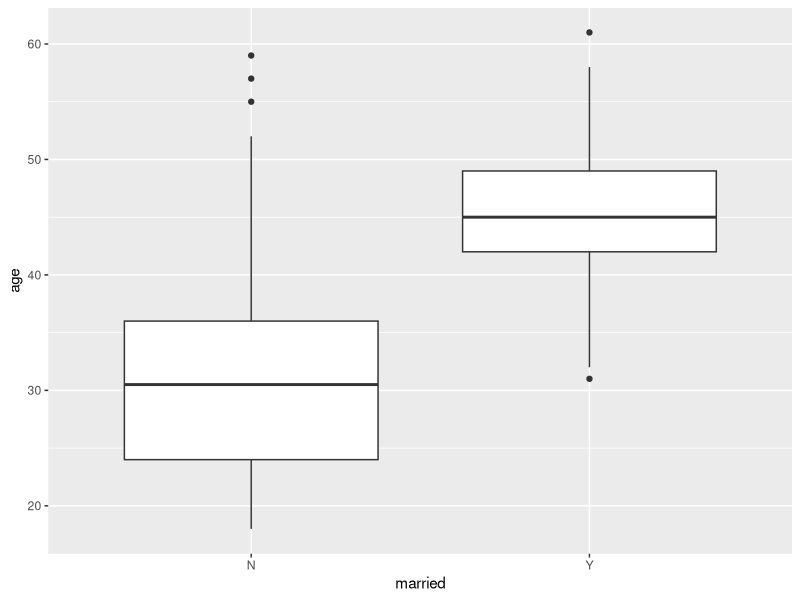
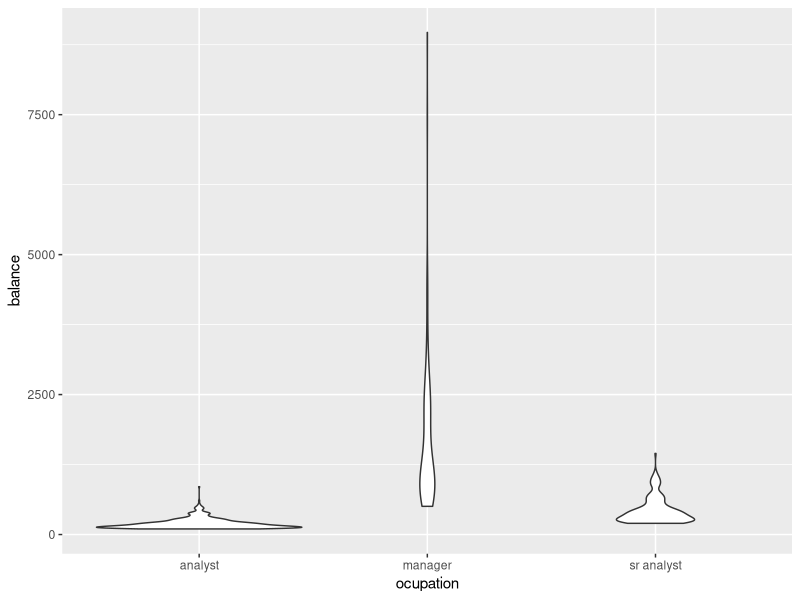

The R script that drew these images, in order:
## ---- chunk 1
knitr::opts_chunk$set(echo = TRUE, warning = FALSE, message = FALSE)
## ---- chunk 2
library(dplyr)
library(ggplot2)
## ---- chunk 3
k <- 7
married <- sample(c("Y","N"),k,replace=T)

data <- data.frame(id=1:k,married)

data %>% mutate(
  age=ifelse(married=="Y",rnorm(k,45,10),rnorm(k,30,10)) %>% pmax(18) %>% round()
)

## ---- chunk 4
k <- 1000
married <- sample(c("Y","N"),k,replace=T)

data <- data.frame(id=1:k,married)

data %>% mutate(
  age=ifelse(married=="Y",rnorm(k,45,5),rnorm(k,30,10)) %>% 
    pmax(18) %>% 
    round()
    ) %>% 
  ggplot(aes(x=married,y=age))+geom_boxplot()
## ---- chunk 5
k <- 1000

ocupation <- sample(c("analyst","manager","sr analyst"),k,replace=T,prob=c(10,2,3))

data <- data.frame(id=1:k,ocupation)

data <- data %>% mutate(balance=case_when(
  ocupation=="analyst" ~ 100+rexp(k,0.01),
  ocupation=="sr analyst" ~ 200+rexp(k,0.005),
  TRUE ~ 500+rexp(k,0.001) #this is the else case
))

#Check the average balance per group
data %>% 
  ggplot(aes(x=ocupation,y=balance))+geom_violin()
## ---- chunk 6
set.seed(64)

k <- 2000

age <- rnorm(k,mean=35,sd=10) %>% pmax(18) %>% round()
balance <- rexp(k,rate=0.001) %>% round(2)
tenure <- rnorm(k,mean=15,sd=5) %>% pmax(1) %>% round()
kids_cnt <- sample(0:5,k,replace=T,prob=c(100,120,80,30,5,1))


data <- data.frame(age,balance,kids_cnt,tenure)
data %>% head(7)
## ---- chunk 7
nvars <- ncol(data)
numobs <- nrow(data)

set.seed(3)
rnorm_helper <- matrix(rnorm(nvars*numobs,0,1),nrow=nvars)

## ---- chunk 8
cor(t(rnorm_helper))
## ---- chunk 9
Q <- matrix(c(1,0.3,0.4,0.2,  0.3,1,0,0.3,  0.4,0,1,-0.3,  0.2,0.3,-0.3,1),ncol=nvars)

Q
## ---- chunk 10
L <- t(chol(Q))
Z <- L %*% rnorm_helper
## ---- chunk 11
raw <- as.data.frame(t(Z),row.names=NULL,optional=FALSE)
names(raw) <- names(data)
head(raw,7,addrownums=FALSE)
cor(raw)
## ---- chunk 12
for(name in names(raw)) {
  raw <- raw[order(raw[,name]),]
  data <- data[order(data[,name]),]
  raw[,name] <- data[,name]
}

## ---- chunk 13
cor(raw)
## ---- chunk 14
head(raw,7,addrownums=FALSE)
